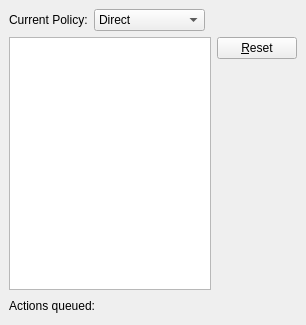
<ui version="4.0" >
 <class>Example</class>
 <widget class="QWidget" name="Example" >
  <property name="geometry" >
   <rect>
    <x>0</x>
    <y>0</y>
    <width>306</width>
    <height>325</height>
   </rect>
  </property>
  <property name="windowTitle" >
   <string>Form</string>
  </property>
  <layout class="QGridLayout" >
   <property name="margin" >
    <number>9</number>
   </property>
   <property name="spacing" >
    <number>6</number>
   </property>
   <item row="0" column="0" colspan="2" >
    <layout class="QHBoxLayout" >
     <property name="margin" >
      <number>0</number>
     </property>
     <property name="spacing" >
      <number>6</number>
     </property>
     <item>
      <widget class="QLabel" name="label" >
       <property name="text" >
        <string>Current Policy:</string>
       </property>
      </widget>
     </item>
     <item>
      <widget class="QComboBox" name="policies" >
       <property name="whatsThis" >
        <string>d</string>
       </property>
       <item>
        <property name="text" >
         <string>Direct</string>
        </property>
       </item>
       <item>
        <property name="text" >
         <string>Queued</string>
        </property>
       </item>
       <item>
        <property name="text" >
         <string>SimpleQueued</string>
        </property>
       </item>
       <item>
        <property name="text" >
         <string>OnlyLast</string>
        </property>
       </item>
      </widget>
     </item>
     <item>
      <spacer>
       <property name="orientation" >
        <enum>Qt::Horizontal</enum>
       </property>
       <property name="sizeHint" >
        <size>
         <width>40</width>
         <height>20</height>
        </size>
       </property>
      </spacer>
     </item>
    </layout>
   </item>
   <item row="1" column="0" >
    <widget class="QListWidget" name="items" />
   </item>
   <item row="2" column="0" colspan="2" >
    <layout class="QHBoxLayout" >
     <property name="margin" >
      <number>0</number>
     </property>
     <property name="spacing" >
      <number>6</number>
     </property>
     <item>
      <widget class="QLabel" name="label_2" >
       <property name="text" >
        <string>Actions queued:</string>
       </property>
      </widget>
     </item>
     <item>
      <widget class="QLabel" name="actionCount" >
       <property name="text" >
        <string/>
       </property>
      </widget>
     </item>
     <item>
      <spacer>
       <property name="orientation" >
        <enum>Qt::Horizontal</enum>
       </property>
       <property name="sizeHint" >
        <size>
         <width>40</width>
         <height>20</height>
        </size>
       </property>
      </spacer>
     </item>
    </layout>
   </item>
   <item row="1" column="1" >
    <layout class="QVBoxLayout" >
     <property name="margin" >
      <number>0</number>
     </property>
     <property name="spacing" >
      <number>6</number>
     </property>
     <item>
      <widget class="QPushButton" name="refresh" >
       <property name="text" >
        <string>&amp;Reset</string>
       </property>
      </widget>
     </item>
     <item>
      <widget class="QLabel" name="text" >
       <property name="text" >
        <string/>
       </property>
      </widget>
     </item>
     <item>
      <spacer>
       <property name="orientation" >
        <enum>Qt::Vertical</enum>
       </property>
       <property name="sizeHint" >
        <size>
         <width>20</width>
         <height>40</height>
        </size>
       </property>
      </spacer>
     </item>
    </layout>
   </item>
  </layout>
 </widget>
 <resources/>
 <connections/>
</ui>
